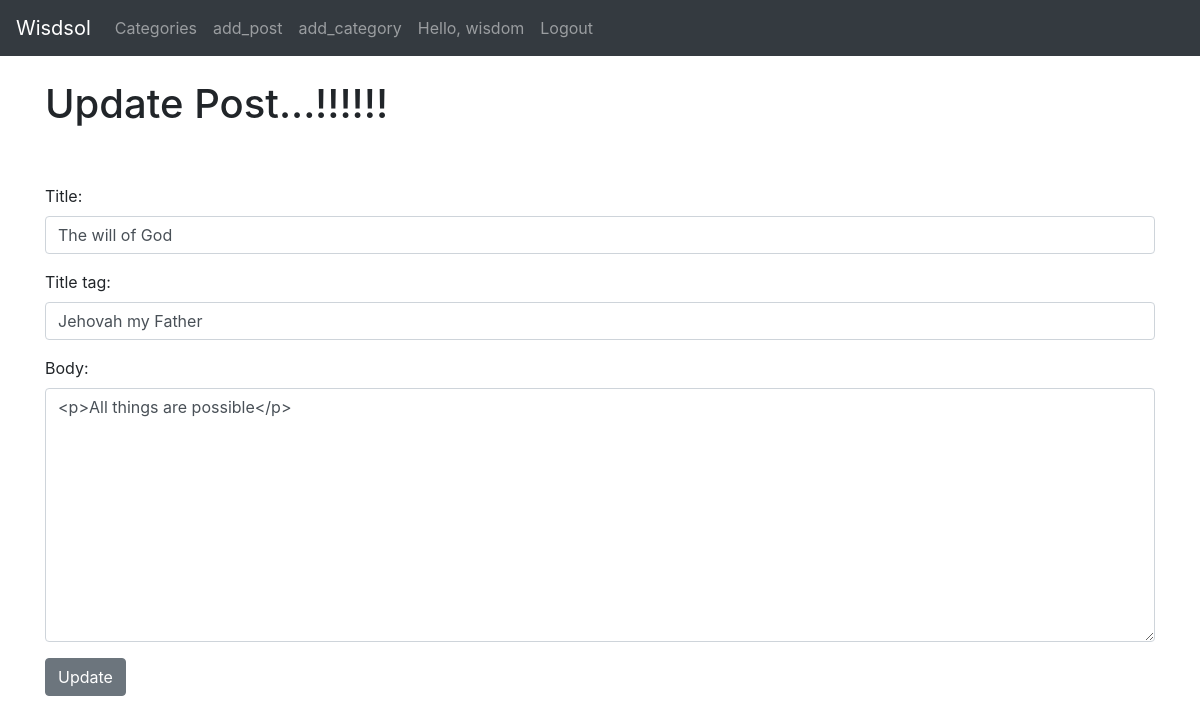
The app's page /blog/article/edit/1 (signed in) with its own data.
### blog/models.py (models this page shows, shortened)
class TimespamtedModel(models.Model):
    created_at=models.DateTimeField(auto_now_add=True)
    updated_at=models.DateTimeField(auto_now=True)
    class Meta:
        abstract=True

class Post(TimespamtedModel):
    title = models.CharField(max_length=255)
    title_tag = models.CharField(max_length=255)
    author = models.ForeignKey(User,on_delete=models.CASCADE)
    body=RichTextField(blank=True, null=True)
    post_date = models.DateField(auto_now_add=True,blank=True, null=True)
    category = models.CharField(max_length=255)
    likes = models.ManyToManyField(User, related_name='blog_posts')
    img = models.ImageField(upload_to='pics/')

### blog/views.py (the view)
# urls.py: path('article/edit/<int:pk>',UpdatePostView.as_view(),name='update_post'),
class UpdatePostView(UpdateView):
	model=Post
	form_class=EditForm
	template_name='update_post.html'

### blog/forms.py
class EditForm(forms.ModelForm):
    class Meta:
        model=Post
        fields=('title','title_tag','body')
        widgets={
            'title':forms.TextInput(attrs={'class':'form-control'}),
            'title_tag':forms.TextInput(attrs={'class':'form-control'}),
            'body':forms.Textarea(attrs={'class':'form-control'}),
        }

### blog/templates/update_post.html (shortened to what this page needs)
{% extends 'base.html' %}
 {% block content%}
<h1>Update Post...!!!!!!</h1>
<br/><br/>
{%if user.is_authenticated %}
	{% if user.id == post.author.id %}
	    <div class="form-group">
	        <form method="POST">
	            {{form.as_p}}
	            <button class="btn btn-secondary">Update</button>
	    </div>
    {% else %}
    	You're not allowed here! (and you know it...)
    {%endif%}
{% else %}
You're not allowed here! (and you know it...)
{% endif %}
 {% endblock  %}

### blog/templates/base.html (shortened to what this page needs)
{% load static %}
<!doctype html>
<html lang="en">
    <head>
        <link rel="stylesheet" href="https://stackpath.bootstrapcdn.com/bootstrap/4.5.0/css/bootstrap.min.css">
        <link rel="stylesheet" type="text/css" href="https://cdnjs.cloudflare.com/ajax/libs/normalize/8.0.1/normalize.min.css">
        <link rel="stylesheet" href="https://cdnjs.cloudflare.com/ajax/libs/font-awesome/5.12.0-2/js/all.min.js">
        <link rel="stylesheet" href="{% static 'css/styles.css'%}">
        <link href="vendor/bootstrap/css/bootstrap.min.css" rel="stylesheet">
        <link href="css/scrolling-nav.css" rel="stylesheet">
    </head>
<body>
    <div class="wrapper" >
    <nav class="navbar navbar-expand-lg navbar-dark bg-dark">
        <a class="navbar-brand" href="{% url 'home' %}">Wisdsol</a>
        <div class="collapse navbar-collapse" id="navbarSupportedContent">
            <ul class="navbar-nav mr-auto">
                {%if cat_menu %}
                <li class="nav-item dropdown">
                    <a class="nav-link dropdown-toggle" href="#" id="navbarDropdown" role="button" data-toggle="dropdown" aria-haspopup="true" aria-expanded="false">
                    Categories
                </a>
                    <div class="dropdown-menu" aria-labelledby="navbarDropdown">
                        {%for item in cat_menu %}
                        <a class="dropdown-item" href="{%url 'blog:category' item|slugify %}">
                        {{item}}</a> {%endfor%}
                    </div>
                </li>
                {%else%}
                <li class="nav-item">
                    <a class="nav-link" href="{%url 'blog:category-list'%}">Categories</a>
                </li>
                {%endif%} {%if user.is_authenticated %}
                <li class="nav-item">
                    <a class="nav-link" href="{%url 'blog:add_post'%}">add_post</a>
                </li>
                <li class="nav-item">
                    <a class="nav-link" href="{%url 'blog:add_category'%}">add_category</a>
                </li>
                <li class="nav-item">
                    <a class="nav-link">Hello,  {{user.first_name}}</a>
                </li>
                <li class="nav-item">
                    <a class="nav-link" href="{%url 'logout'%}">Logout</a>
                </li>
                {% endif %}
            </ul>
        </div>
    </nav>
    <br/>
    <div class="container myContainer">
        {% block content%} {% endblock %}
    </div>
    </div>
</body>
</html>

### static/css/styles.css (style rules this page uses)
* { box-sizing: border-box; }
body { margin:0; padding:0; font-family:'Nunito'; }
.container { width: 90%; margin: auto; position: relative; z-index: 100; }

### records on screen
Post: title "The will of God", title_tag "Jehovah my Father", body "<p>All things are possible</p>"

### other values on screen
{{ user.first_name }} "wisdom"
